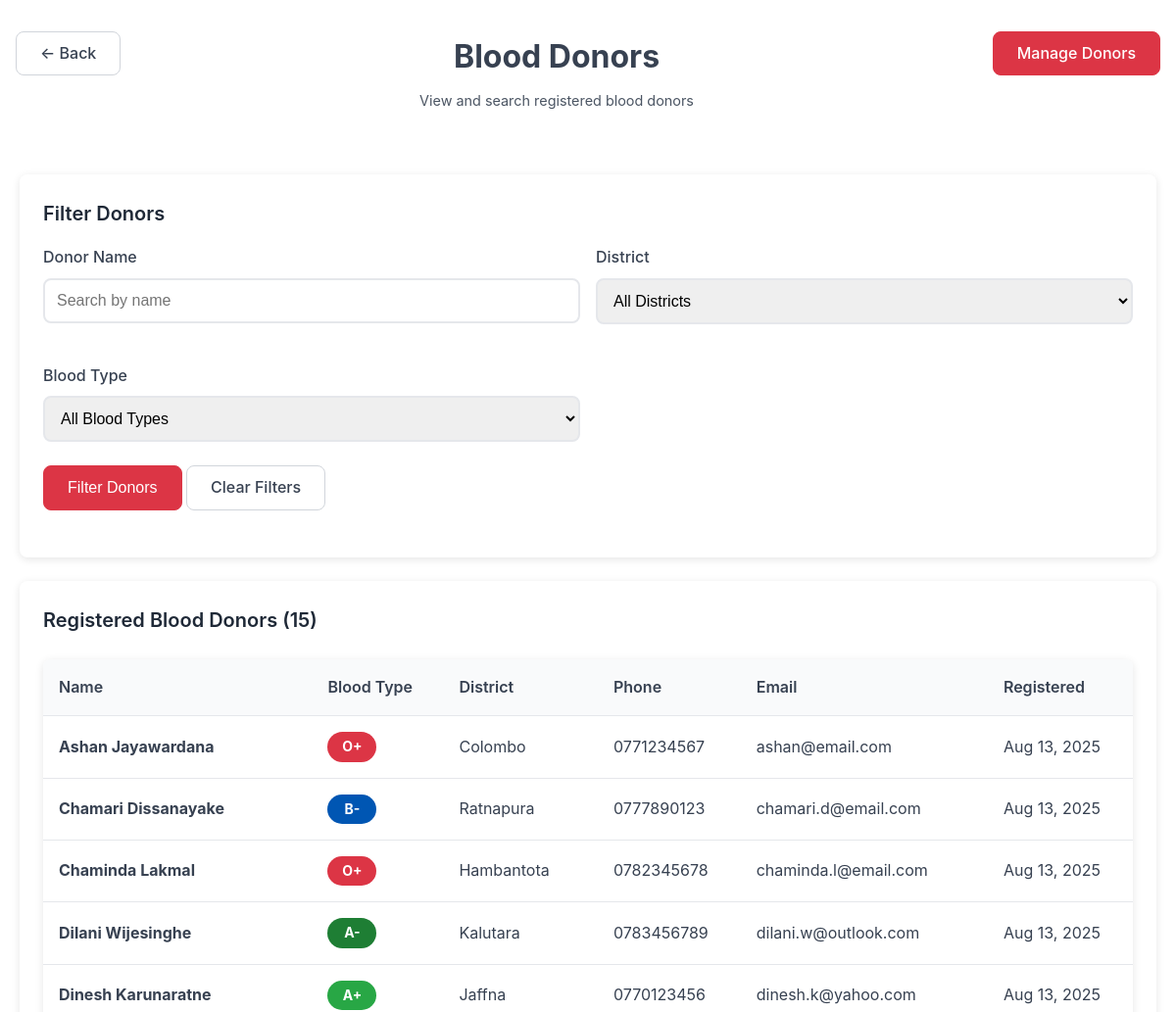
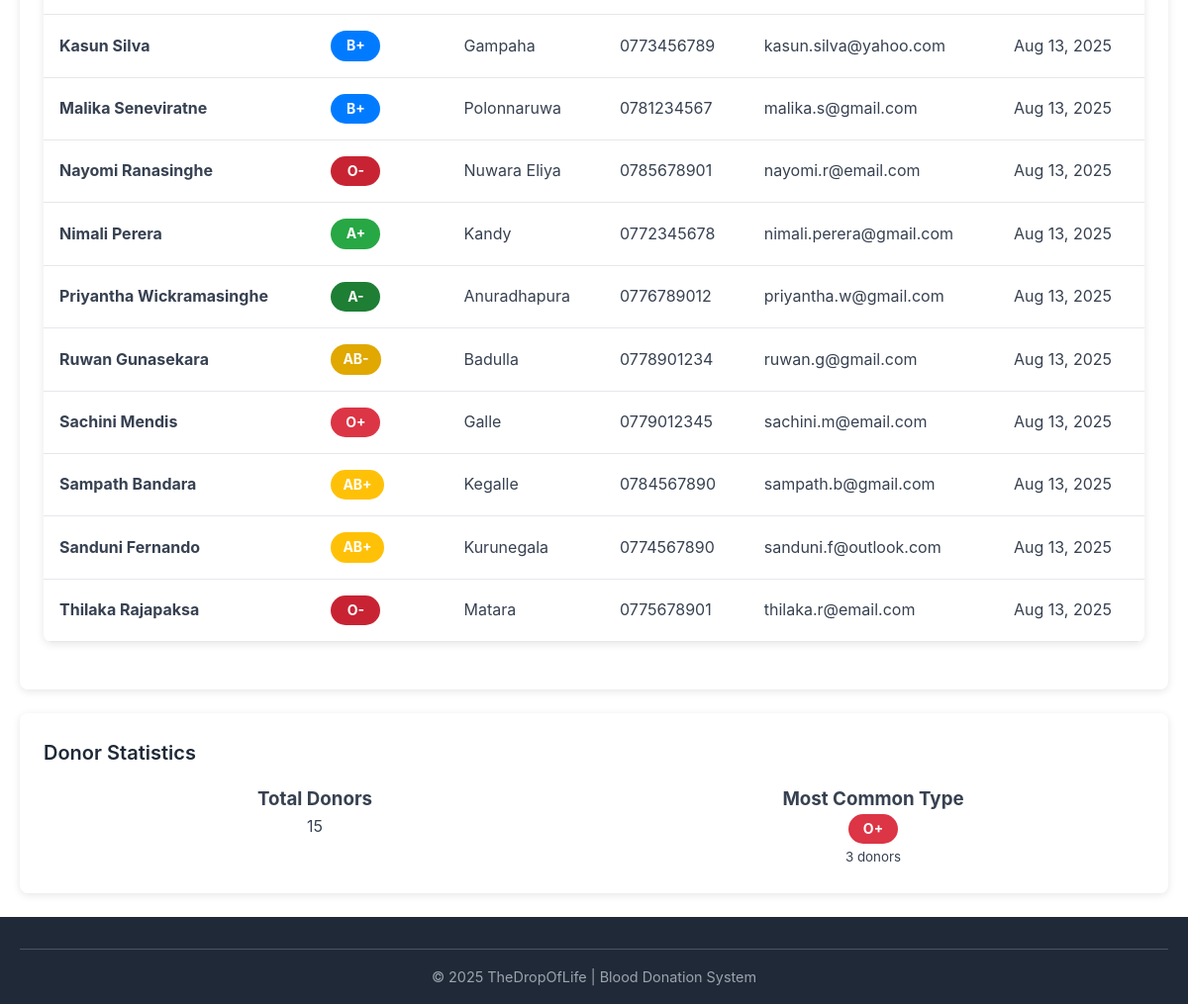
The page /donors.php on the database its author committed (2 pictures, top to bottom).
### tables this page shows
CREATE TABLE donors (
    donor_id INT AUTO_INCREMENT PRIMARY KEY,
    name VARCHAR(100) NOT NULL,
    email VARCHAR(100) NOT NULL UNIQUE,
    phone VARCHAR(20),
    blood_type VARCHAR(5),
    district VARCHAR(100),
    created_at TIMESTAMP DEFAULT CURRENT_TIMESTAMP
);

### includes/db.php (called while the page is built, shortened)
<?php
class Database {
    public static function sanitizeInput($input) {
        return trim(strip_tags($input));
    }
    public static function escapeHtml($output) {
        return htmlspecialchars($output, ENT_QUOTES, 'UTF-8');
    }
}
?>

### donors.php (the view, shortened to what this page needs)
<?php
require_once 'includes/db.php';
$name_search = Database::sanitizeInput($_GET['name'] ?? '');
$sql = "SELECT * FROM donors WHERE 1=1";
$params = [];
$sql .= " ORDER BY created_at DESC, name ASC";
try {
    $db = Database::getInstance()->getConnection();
    $stmt = $db->prepare($sql);
    $stmt->execute($params);
    $donors = $stmt->fetchAll(PDO::FETCH_ASSOC);
} catch (Exception $e) {
    error_log("Donors page database error: " . $e->getMessage());
    $donors = [];
    $error_message = "Unable to load donor information. Please try again later.";
}
?>
<!DOCTYPE html>
<html lang="en">
<head>
    <link rel="stylesheet" href="assets/css/style.css">
</head>
<body>
    <main>
        <div class="page-header" style="padding-top: 2rem;">
            <a href="index.php" class="btn btn--outline">← Back</a>
            <div class="page-header__content">
                <h1>Blood Donors</h1>
                <p class="page-subtitle">View and search registered blood donors</p>
            </div>
            <a href="manage-donors.php" class="btn btn--primary">Manage Donors</a>
        </div>
        <div class="container">
            <div class="card">
                <h2 class="card__title">Filter Donors</h2>
                <form method="GET" action="" class="filter-form">
                    <div class="form-row">
                        <div class="form-group">
                            <label class="form-label" for="name">Donor Name</label>
                            <input type="text" class="form-control" name="name" id="name"
                                   value="<?= Database::escapeHtml($name_search) ?>" placeholder="Search by name" maxlength="50">
                        </div>
                        <div class="form-group">
                            <label class="form-label" for="district">District</label>
                            <select class="form-control" name="district" id="district">
                                <option value="">All Districts</option>
                            </select>
                        </div>
                        <div class="form-group">
                            <label class="form-label" for="blood_type">Blood Type</label>
                            <select class="form-control" name="blood_type" id="blood_type">
                                <option value="">All Blood Types</option>
                            </select>
                        </div>
                    </div>
                    <div class="form-row">
                        <div class="form-group">
                            <button type="submit" class="btn btn--primary">Filter Donors</button>
                            <a href="donors.php" class="btn btn--outline">Clear Filters</a>
                        </div>
                    </div>
                </form>
            </div>
            <div class="card">
                <h2 class="card__title">Registered Blood Donors (<?= count($donors) ?>)</h2>
                <?php if (empty($donors)): ?>
                    <div class="empty-state">
                        <h3>No donors found</h3>
                        <p>No donors match your current filters.</p>
                    </div>
                <?php else: ?>
                    <div class="table-container">
                        <table class="table">
                            <thead>
                                <tr>
                                    <th>Name</th>
                                    <th>Blood Type</th>
                                    <th>District</th>
                                    <th>Phone</th>
                                    <th>Email</th>
                                    <th>Registered</th>
                                </tr>
                            </thead>
                            <tbody>
                                <?php foreach ($donors as $donor): ?>
                                    <tr>
                                        <td>
                                            <strong><?= Database::escapeHtml($donor['name']) ?></strong>
                                        </td>
                                        <td>
                                            <span class="blood-type blood-type-<?= strtolower(str_replace('+', '-pos', str_replace('-', '-neg', Database::escapeHtml($donor['blood_type'])))) ?>">
                                                <?= Database::escapeHtml($donor['blood_type']) ?>
                                            </span>
                                        </td>
                                        <td><?= Database::escapeHtml($donor['district']) ?></td>
                                        <td><?= Database::escapeHtml($donor['phone']) ?></td>
                                        <td><?= Database::escapeHtml($donor['email']) ?></td>
                                        <td><?= date('M d, Y', strtotime($donor['created_at'])) ?></td>
                                    </tr>
                                <?php endforeach; ?>
                            </tbody>
                        </table>
                    </div>
                <?php endif; ?>
            </div>
            <div class="card">
                <h2 class="card__title">Donor Statistics</h2>
                <div class="form-row">
                    <?php
                    $blood_type_counts = [];
                    foreach ($donors as $donor) {
                        $bt = $donor['blood_type'];
                        $blood_type_counts[$bt] = ($blood_type_counts[$bt] ?? 0) + 1;
                    }
                    ?>
                    <div class="text-center">
                        <h3>Total Donors</h3>
                        <p class="stat-number"><?= count($donors) ?></p>
                    </div>
                    <div class="text-center">
                        <h3>Most Common Type</h3>
                        <?php if (!empty($blood_type_counts)): ?>
                            <?php $most_common = array_keys($blood_type_counts, max($blood_type_counts))[0]; ?>
                            <p><span class="blood-type blood-type-<?= strtolower(str_replace('+', '-pos', str_replace('-', '-neg', $most_common))) ?>"><?= $most_common ?></span></p>
                            <small><?= $blood_type_counts[$most_common] ?> donors</small>
                        <?php else: ?>
                            <p>-</p>
                        <?php endif; ?>
                    </div>
                </div>
            </div>
        </div>
    </main>
<?php include 'includes/footer.php'; ?>

### includes/footer.php
<footer class="footer">
    <div class="container">
        <div class="footer__bottom">
            <p>&copy; 2025 TheDropOfLife | Blood Donation System</p>
        </div>
    </div>
</footer>
</body>
</html>

### assets/css/style.css (style rules this page uses)
:root { --primary: #dc3545; --primary-light: #f5c6cb; --success: #28a745; --warning: #ffc107; --danger: #dc3545; --gray-50: #f9fafb; --gray-100: #f3f4f6; --gray-200: #e5e7eb; --gray-300: #d1d5db; --gray-400: #9ca3af; --gray-500: #6b7280; --gray-600: #4b5563; --gray-700: #374151; --gray-800: #1f2937; --white: #ffffff; --shadow: 0 2px 8px rgba(0,0,0,0.1); --radius: 8px; }
* { margin: 0; padding: 0; box-sizing: border-box; }
html, body { height: 100%; margin: 0; padding: 0; }
body { font-family: -apple-system, BlinkMacSystemFont, 'Segoe UI', Roboto, sans-serif; line-height: 1.6; color: var(--gray-700); background: var(--white); min-height: 100vh; display: flex; flex-direction: column; }
main { flex: 1; }
.container { max-width: 1200px; margin: 0 auto; padding: 0 20px; }
.page-header { display: flex; justify-content: space-between; align-items: flex-start; margin-bottom: 2rem; flex-wrap: wrap; gap: 1rem; padding: 0 1rem; }
.page-header__content { flex: 1; text-align: center; }
.page-header__content h1 { margin: 0 0 0.5rem 0; }
.page-subtitle { margin: 0; color: #666; font-size: 0.9rem; }
.page-header > a:last-child { flex-shrink: 0; }
.page-subtitle { color: var(--gray-600); margin-bottom: 2rem; text-align: center; }
.btn { display: inline-block; padding: 0.75rem 1.5rem; border: 1px solid transparent; border-radius: var(--radius); text-decoration: none; font-weight: 500; text-align: center; cursor: pointer; transition: all 0.2s; font-size: 1rem; line-height: 1.2; min-height: 44px; box-sizing: border-box; }
.btn--primary { background: var(--primary); color: var(--white); border-color: var(--primary); }
.btn--outline { background: var(--white); color: var(--gray-700); border: 1px solid var(--gray-300); }
.card { background: var(--white); border-radius: var(--radius); padding: 1.5rem; box-shadow: var(--shadow); margin-bottom: 1.5rem; }
.card__title { font-size: 1.25rem; font-weight: 600; color: var(--gray-800); margin-bottom: 1rem; }
.form-group { margin-bottom: 1.5rem; }
.form-label { display: block; margin-bottom: 0.5rem; font-weight: 500; color: var(--gray-700); }
.form-control { width: 100%; padding: 0.75rem; border: 2px solid var(--gray-200); border-radius: var(--radius); font-size: 1rem; transition: border-color 0.2s; }
.form-row { display: grid; grid-template-columns: 1fr 1fr; gap: 1rem; }
.table-container { background: var(--white); border-radius: var(--radius); overflow: hidden; box-shadow: var(--shadow); margin: 1.5rem 0; }
.table { width: 100%; border-collapse: collapse; }
.table th, .table td { padding: 1rem; text-align: left; border-bottom: 1px solid var(--gray-200); }
.table th { background: var(--gray-50); font-weight: 600; color: var(--gray-700); }
.blood-type { display: inline-block; padding: 0.25rem 0.75rem; border-radius: 20px; font-weight: bold; font-size: 0.875rem; color: white; min-width: 50px; text-align: center; }
.blood-type-o-pos { background: #dc3545; }
.blood-type-o-neg { background: #c82333; }
.blood-type-a-pos { background: #28a745; }
.blood-type-a-neg { background: #1e7e34; }
.blood-type-b-pos { background: #007bff; }
.blood-type-b-neg { background: #0056b3; }
.blood-type-ab-pos { background: #ffc107; }
.blood-type-ab-neg { background: #e0a800; }
.footer { background: var(--gray-800); color: var(--white); padding: 2rem 0 1rem; margin-top: auto; }
.footer__bottom { border-top: 1px solid var(--gray-600); padding-top: 1rem; text-align: center; color: var(--gray-400); font-size: 0.9rem; }
.text-center { text-align: center; }

### rows shown on the page
donors: name "Ashan Jayawardana", blood_type "O+", district "Colombo", phone "0771234567", email "ashan@email.com", created_at "Aug 13, 2025"
donors: name "Chamari Dissanayake", blood_type "B-", district "Ratnapura", phone "0777890123", email "chamari.d@email.com", created_at "Aug 13, 2025"
donors: name "Chaminda Lakmal", blood_type "O+", district "Hambantota", phone "0782345678", email "chaminda.l@email.com", created_at "Aug 13, 2025"
donors: name "Dilani Wijesinghe", blood_type "A-", district "Kalutara", phone "0783456789", email "dilani.w@outlook.com", created_at "Aug 13, 2025"
donors: name "Dinesh Karunaratne", blood_type "A+", district "Jaffna", phone "0770123456", email "dinesh.k@yahoo.com", created_at "Aug 13, 2025"
donors: name "Kasun Silva", blood_type "B+", district "Gampaha", phone "0773456789", email "kasun.silva@yahoo.com", created_at "Aug 13, 2025"
donors: name "Malika Seneviratne", blood_type "B+", district "Polonnaruwa", phone "0781234567", email "malika.s@gmail.com", created_at "Aug 13, 2025"
donors: name "Nayomi Ranasinghe", blood_type "O-", district "Nuwara Eliya", phone "0785678901", email "nayomi.r@email.com", created_at "Aug 13, 2025"
donors: name "Nimali Perera", blood_type "A+", district "Kandy", phone "0772345678", email "nimali.perera@gmail.com", created_at "Aug 13, 2025"
donors: name "Priyantha Wickramasinghe", blood_type "A-", district "Anuradhapura", phone "0776789012", email "priyantha.w@gmail.com", created_at "Aug 13, 2025"
donors: name "Ruwan Gunasekara", blood_type "AB-", district "Badulla", phone "0778901234", email "ruwan.g@gmail.com", created_at "Aug 13, 2025"
donors: name "Sachini Mendis", blood_type "O+", district "Galle", phone "0779012345", email "sachini.m@email.com", created_at "Aug 13, 2025"
donors: name "Sampath Bandara", blood_type "AB+", district "Kegalle", phone "0784567890", email "sampath.b@gmail.com", created_at "Aug 13, 2025"
donors: name "Sanduni Fernando", blood_type "AB+", district "Kurunegala", phone "0774567890", email "sanduni.f@outlook.com", created_at "Aug 13, 2025"
donors: name "Thilaka Rajapaksa", blood_type "O-", district "Matara", phone "0775678901", email "thilaka.r@email.com", created_at "Aug 13, 2025"

### other values the page prints
count($donors) "15"
$most_common "O+"
$blood_type_counts[$most_common] "3"
